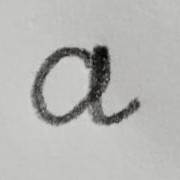
#> input picture images/abc.jpeg, 180 x 180 px
$ python -i preprocessing.py   (imports and definitions only)
#> lines starting #> are read from the running program, lines starting #| are printed output that depends on the picture; after the words box and inside, x2 and y2 are one past the last pixel; in counts of white or black regions, pixels touching at a corner belong together

import cv2
import numpy as np
import os

def prepro(filepath:str):
#> called with filepath = 'images/abc.jpeg'
    image = cv2.imread(filepath)
#> image is the input picture: shape (180, 180, 3); mean B, G, R 179, 181, 181.1
    gray_img = cv2.cvtColor(image, cv2.COLOR_BGR2GRAY)
    blurred_img = cv2.GaussianBlur(gray_img, (5, 5), 0)
    edges = cv2.Canny(blurred_img, 50, 150)
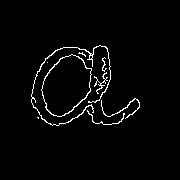
#> edges: shape (180, 180); 2.6% white in thin lines or dots, all inside (x1, y1, x2, y2) = (31, 45, 140, 126)
    kernel = cv2.getStructuringElement(cv2.MORPH_RECT, (5, 5))
    dilated_img = cv2.dilate(edges, kernel, iterations=2)
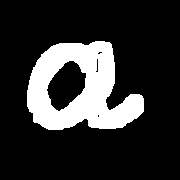
#> dilated_img: shape (180, 180); 18.8% white; 1 white region
    contours, hier = cv2.findContours(dilated_img, cv2.RETR_EXTERNAL, cv2.CHAIN_APPROX_SIMPLE)
#> contours = 1 contour; box (x1, y1, x2, y2) and area: (27, 41, 144, 130) 7178

    output_dir = "preprocessed"
    os.makedirs(output_dir, exist_ok=True)
    padding = 10
    for i, contour in enumerate(contours):
        x, y, w, h = cv2.boundingRect(contour)
        if w > 30 and h > 10:
            side = max(w, h) + 2 * padding
            x_center = x + w // 2
            y_center = y + h // 2

            x_padded = max(x_center - side // 2, 0)
            y_padded = max(y_center - side // 2, 0)
            x_padded = min(x_padded, image.shape[1] - side)
            y_padded = min(y_padded, image.shape[0] - side)

            cropped_img = image[y_padded:y_padded + side, x_padded:x_padded + side]

            output_loc = os.path.join(output_dir, f"text{i}.jpg")
            cv2.imwrite(output_loc, cropped_img)
#> this loop made 1 pass
#> (x, y, w, h, side, x_center, y_center, x_padded) on pass 1: (27, 41, 117, 89, 137, 85, 85, 17)
#> pass 1, in prepro, `cropped_img = image[y_padded:y_padded + side, x_padded:x_padded + side]`:
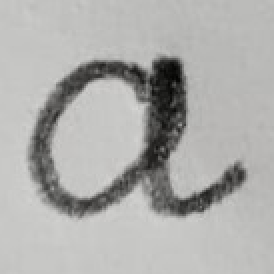
#> cropped_img: shape (137, 137, 3) (shown 2 times larger); mean B, G, R 171.2, 173.2, 173.4

    return cropped_img

if __name__ == "main":
    final_img = prepro('images/abc.jpeg')

>>> result = prepro('images/abc.jpeg')

$ run again, on images/A.jpeg
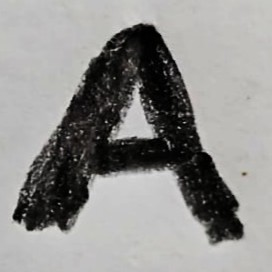
#> input picture images/A.jpeg, 272 x 272 px
#> in prepro, image is the input picture: shape (272, 272, 3); mean B, G, R 140.5, 142.4, 143.1
#> in prepro, `edges = cv2.Canny(blurred_img, 50, 150)`:
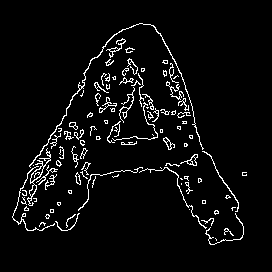
#> edges: shape (272, 272); 4.7% white in thin lines or dots, all inside (x1, y1, x2, y2) = (12, 23, 247, 245)
#> dilated_img: shape (272, 272); 30.7% white; 2 white regions
#> contours = 2 contours; box (x1, y1, x2, y2) and area: (8, 19, 248, 249) 27898, (238, 168, 251, 180) 132
#> the loop in prepro, `for i, contour in enumerate(contours):` made 2 passes
#> (x, y, w, h, side, x_center, y_center, x_padded) on pass 2: (8, 19, 240, 230, 260, 128, 134, 0)
#> pass 2, in prepro, `cropped_img = image[y_padded:y_padded + side, x_padded:x_padded + side]`:
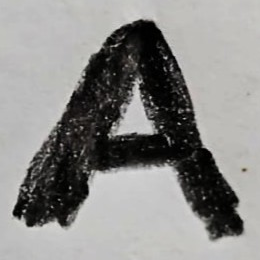
#> cropped_img: shape (260, 260, 3); mean B, G, R 135.9, 137.8, 138.5

$ run again, on images/apple.jpeg
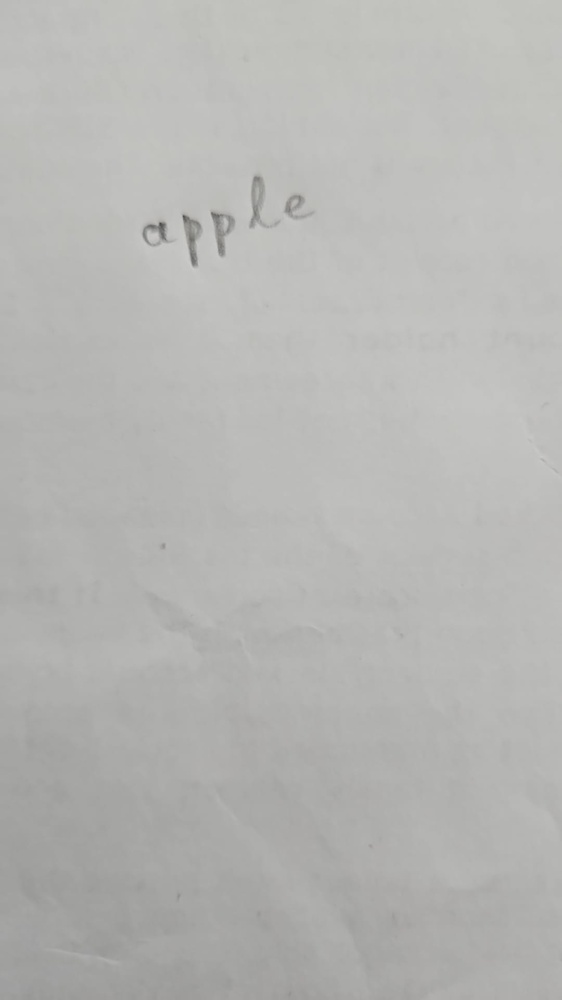
#> input picture images/apple.jpeg, 562 x 1000 px, shrunk from 1080 x 1920 before the run
#> in prepro, image is the input picture: shape (1000, 562, 3); mean B, G, R 179.7, 182, 181.9
#> in prepro, `edges = cv2.Canny(blurred_img, 50, 150)`:
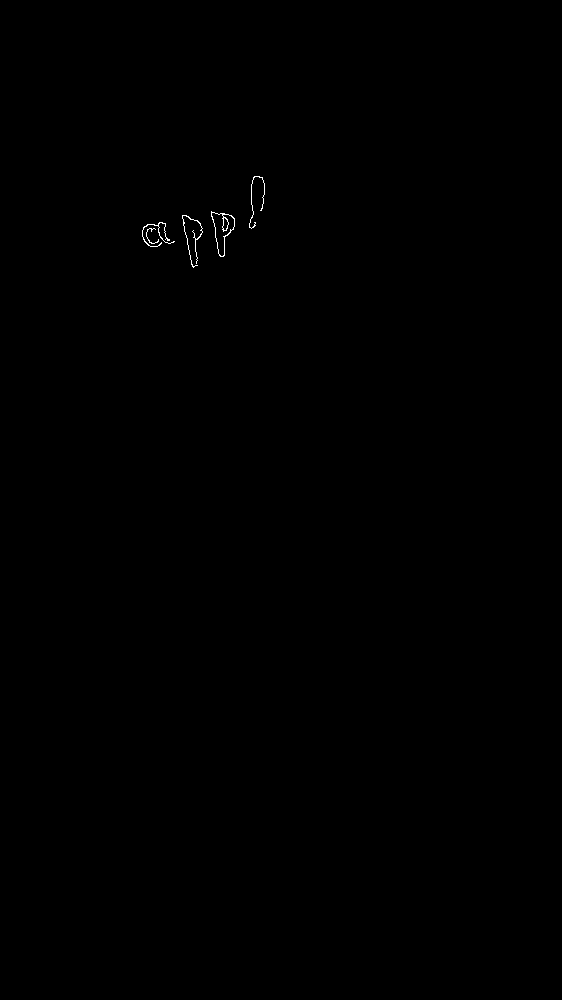
#> edges: shape (1000, 562); 0.1% white in thin lines or dots, all inside (x1, y1, x2, y2) = (142, 176, 265, 268)
#> dilated_img: shape (1000, 562); 0.82% white; 4 white regions
#> contours = 4 contours; box (x1, y1, x2, y2) and area: (178, 211, 207, 272) 1176, (207, 207, 239, 261) 1162, (245, 172, 269, 233) 1064, (138, 218, 179, 251) 998
#> the loop in prepro, `for i, contour in enumerate(contours):` made 4 passes
#> (x, y, w, h, side, x_center, y_center, x_padded) on passes 1, 3: (138, 218, 41, 33, 61, 158, 234, 128), (207, 207, 32, 54, 74, 223, 234, 186)
#> pass 3, in prepro, `cropped_img = image[y_padded:y_padded + side, x_padded:x_padded + side]`:
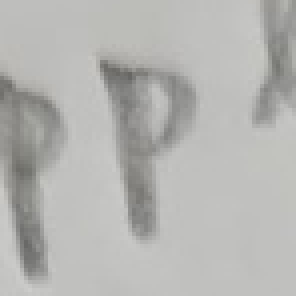
#> cropped_img: shape (74, 74, 3) (shown 4 times larger); mean B, G, R 177.8, 180.4, 180.4
